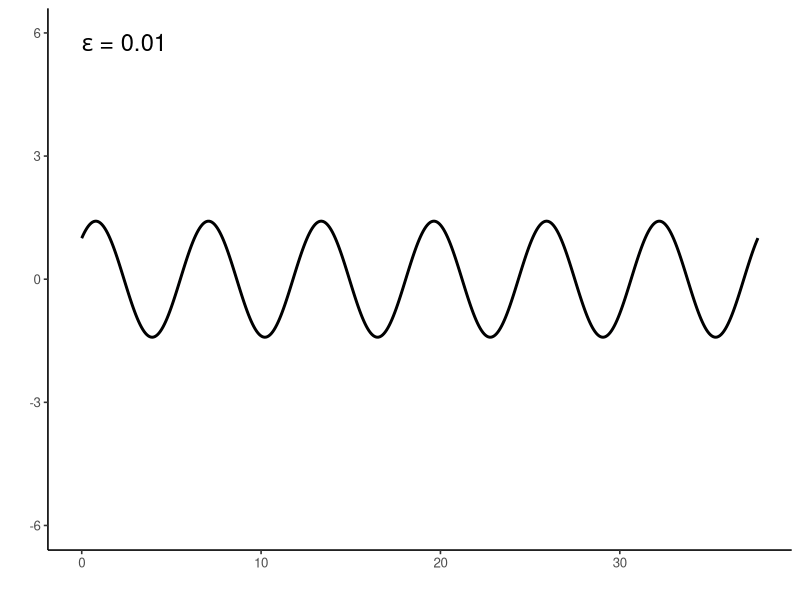
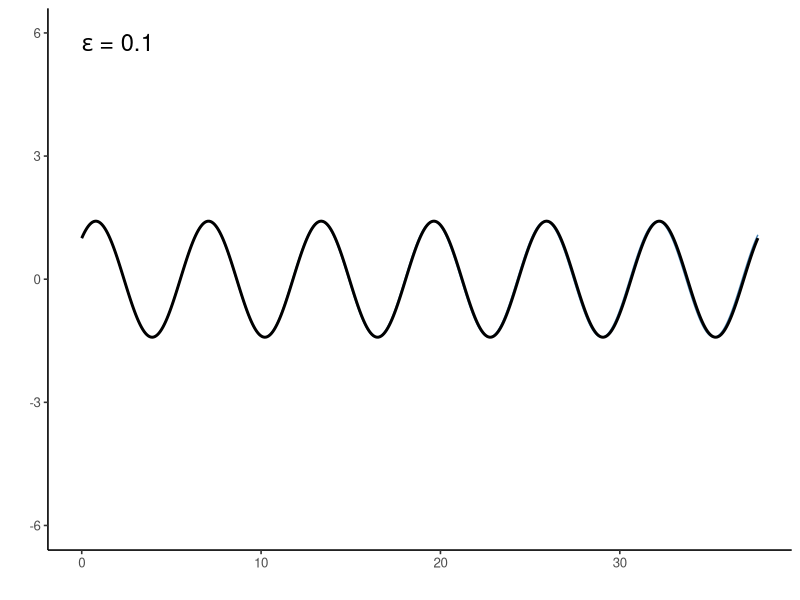
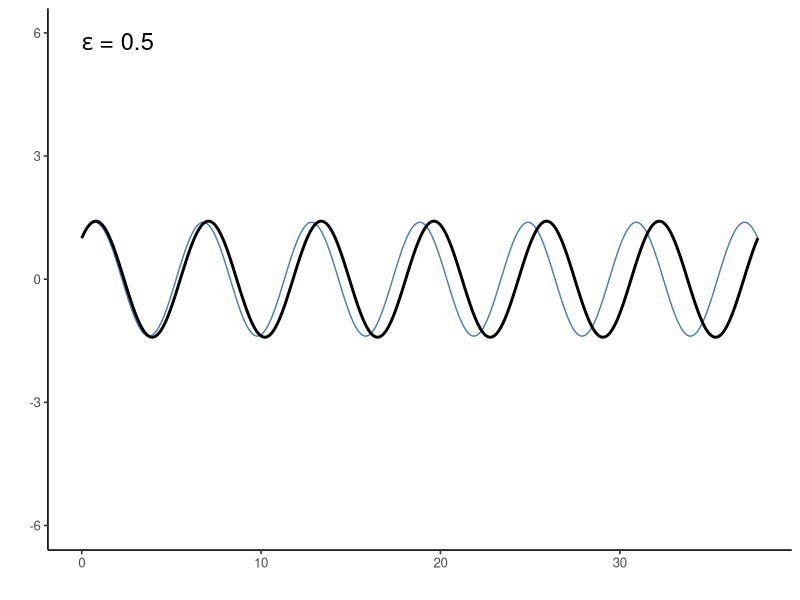
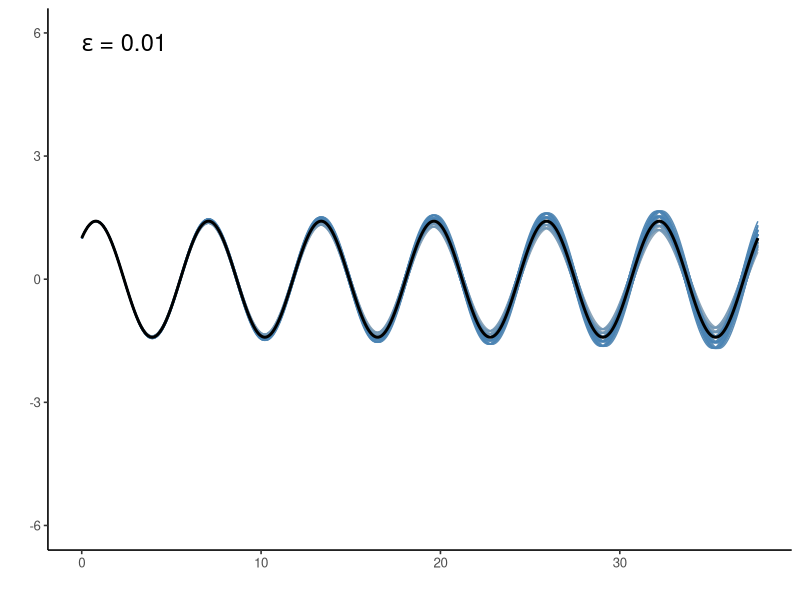
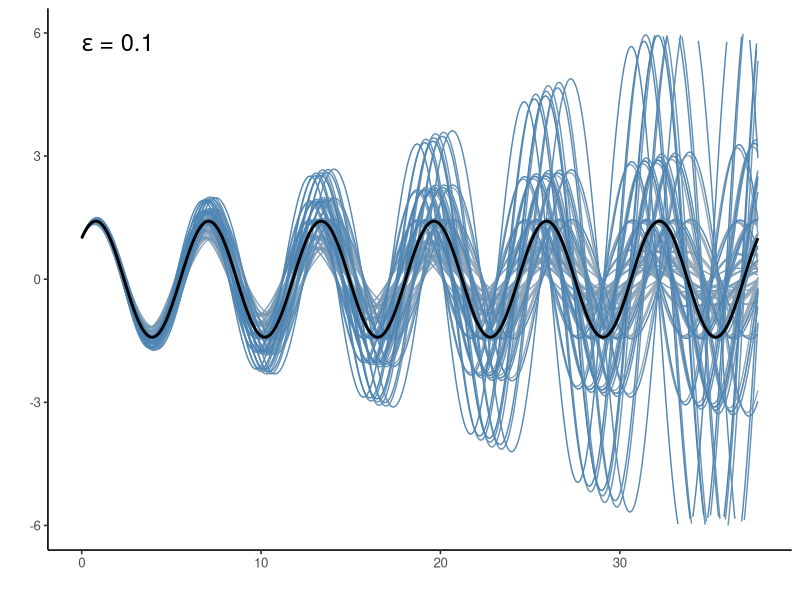
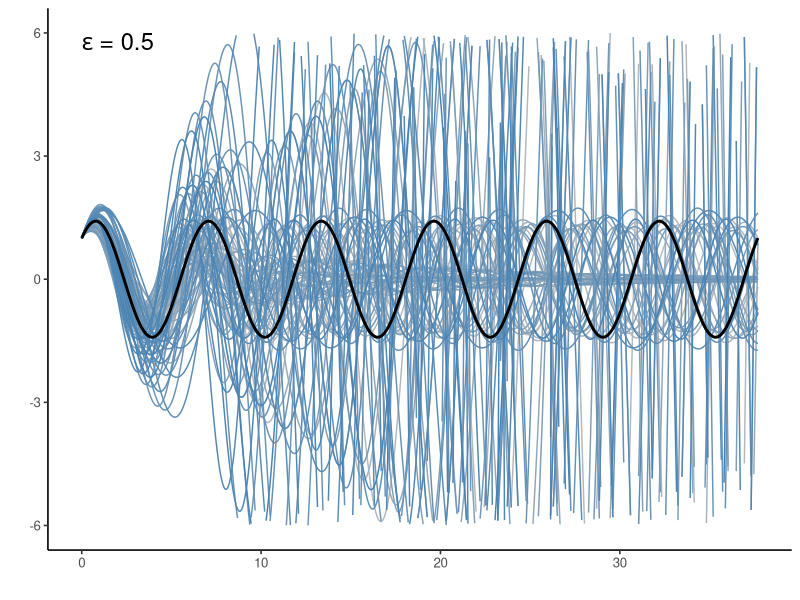

Write the R code that produced these figures, in order. (Note: this script raises an error after producing the figures.)
library(expm)
library(grid)
library(gridExtra)
library(ggplot2)
library(ggpubr)
library(reshape2)

A0 <- matrix(c(0,-1,1,0), nrow=2)
B <- matrix(c(1,1), ncol=1)
C <- matrix(c(1,0), nrow=1)

A_fn <- function (tau) { 
    matrix(c(tau/(tau+1), -(2*tau*(tau+1)+1)/(tau+1), 
             1/(tau+1), -tau/(tau+1)), nrow=2) 
}

tt <- seq(0,6*2*pi, length.out=500)

h <- function (t,tau=0,A=A_fn(tau)) { sapply(t, function (tt) C %*% expm(tt*A) %*% B) }


F1 <- function (tau1,tau2) { (A_fn(tau1)+A_fn(tau2))/2 }

get_F2s <- function(tau1, tau2) 
{
    vc <- function(tau1, tau2, x, y) 
    {
        out <- c(A_fn(tau1)[x,y], A_fn(tau2)[x,y])
        return(out)
    }
    mlist <- list()
    count <- 1
    for (i in 1:2) 
    {
        for (j in 1:2) 
        {
            for (k in 1:2) 
            {
                for (l in 1:2)
                {
                    mlist[[count]] <- matrix(c(vc(tau1, tau2, 1, 1)[i], vc(tau1, tau2, 2, 1)[j], vc(tau1, tau2, 1, 2)[k], vc(tau1, tau2, 2, 2)[l]),2,2)
                    count <- count + 1
                }
            }
        }
    }
    f2list <- list()
    count2 <- 1
    for(i in 1:length(mlist)) 
    {
        for (j in 1:length(mlist))
        {
            f2list[[count2]] <- (mlist[[i]] + mlist[[j]])/2
            count2 <- count2 + 1
        }
    }
    return(unique(f2list))
}


hhf0 <- sapply( list(A_fn(0), A_fn(0)), function (A) { sapply(tt, h, A=A) } )

hhf1_1 <- sapply( list(A_fn(0), A_fn(0.01), F1(0, 0.01)), function (A) { sapply(tt, h, A=A) } )
hhf1_2 <- sapply( list(A_fn(0), A_fn(0.1), F1(0, 0.1)), function (A) { sapply(tt, h, A=A) } )
hhf1_3 <- sapply( list(A_fn(0), A_fn(0.5), F1(0, 0.5)), function (A) { sapply(tt, h, A=A) } )

hhf2_1 <- sapply( get_F2s(0, 0.01), function (A) { sapply(tt, h, A=A) } )
hhf2_2 <- sapply( get_F2s(0, 0.1), function (A) { sapply(tt, h, A=A) } )
hhf2_3 <- sapply( get_F2s(0, 0.5), function (A) { sapply(tt, h, A=A) } )



cf <- colorRampPalette(colors = c("grey", "steelblue"))
#cf <- colorRampPalette(colors = palette())
hx <- data.frame("value"=hhf0[,1], "time"=tt, "variable"="parent")

#F1s 

k <- data.frame(hhf1_1)
k$time <- tt
pl11 <- (melt(k, id.vars = "time")) %>% ggplot(aes(x=time, y=value, group=variable, col=variable)) + 
    geom_line() + theme_classic(12) + theme(legend.position = "none") + 
    scale_color_manual(values = cf(3)) + ylim(c(-6,6)) + xlab("") + ylab("") +
    geom_line(data=hx, aes(x=time, y=value), color="black", size=1) + 
    annotate(geom = "text", label=expression(paste(epsilon, " = 0.01")), x=0, y=6, hjust=0, vjust=1, size=6)

k <- data.frame(hhf1_2)
k$time <- tt
pl12 <- (melt(k, id.vars = "time")) %>% ggplot(aes(x=time, y=value, group=variable, col=variable)) + 
    geom_line() + theme_classic(12) + theme(legend.position = "none") + 
    scale_color_manual(values = cf(3)) + ylim(c(-6,6)) + xlab("") + ylab("") + 
    geom_line(data=hx, aes(x=time, y=value), color="black", size=1) + 
    annotate(geom = "text", label=expression(paste(epsilon, " = 0.1")), x=0, y=6, hjust=0, vjust=1, size=6)

k <- data.frame(hhf1_3)
k$time <- tt
pl13 <- (melt(k, id.vars = "time")) %>% ggplot(aes(x=time, y=value, group=variable, col=variable)) + 
    geom_line() + theme_classic(12) + theme(legend.position = "none") + 
    scale_color_manual(values = cf(3)) + ylim(c(-6,6)) + xlab("") + ylab("") +
    geom_line(data=hx, aes(x=time, y=value), color="black", size=1) + 
    annotate(geom = "text", label=expression(paste(epsilon, " = 0.5")), x=0, y=6, hjust=0, vjust=1, size=6)

#F2s 
k <- data.frame(hhf2_1)
k$time <- tt
pl21 <- (melt(k, id.vars = "time")) %>% ggplot(aes(x=time, y=value, group=variable, col=variable)) + 
    geom_line() + theme_classic(12) + theme(legend.position = "none") + 
    scale_color_manual(values = cf(81)) + ylim(c(-6,6)) + xlab("") + ylab("") +
    geom_line(data=hx, aes(x=time, y=value), color="black", size=1) + 
    annotate(geom = "text", label=expression(paste(epsilon, " = 0.01")), x=0, y=6, hjust=0, vjust=1, size=6)

k <- data.frame(hhf2_2)
k$time <- tt
pl22 <- (melt(k, id.vars = "time")) %>% ggplot(aes(x=time, y=value, group=variable, col=variable)) + 
    geom_line() + theme_classic(12) + theme(legend.position = "none") + 
    scale_color_manual(values = cf(81)) + ylim(c(-6,6)) + xlab("") + ylab("") +
    geom_line(data=hx, aes(x=time, y=value), color="black", size=1) + 
    annotate(geom = "text", label=expression(paste(epsilon, " = 0.1")), x=0, y=6, hjust=0, vjust=1, size=6)

k <- data.frame(hhf2_3)
k$time <- tt
pl23 <- (melt(k, id.vars = "time")) %>% ggplot(aes(x=time, y=value, group=variable, col=variable)) + 
    geom_line() + theme_classic(12) + theme(legend.position = "none") + 
    scale_color_manual(values = cf(81)) + ylim(c(-6,6)) + xlab("") + ylab("") +
    geom_line(data=hx, aes(x=time, y=value), color="black", size=1) + 
    annotate(geom = "text", label=expression(paste(epsilon, " = 0.5")), x=0, y=6, hjust=0, vjust=1, size=6)

tr.grob <- textGrob(bquote(F[2]), 
                    gp=gpar(fontface="bold", col="black", fontsize=24))
tl.grob <- textGrob(bquote(F[1]), 
                    gp=gpar(fontface="bold", col="black", fontsize=24))
x.grob <- textGrob("time", 
                   gp=gpar(col="black", fontsize=18))
y.grob <- textGrob("phenotype", 
                   gp=gpar(col="black", fontsize=18), rot = 90)

k1 <- plot_grid(pl11, pl12, pl13, ncol=1)
k2 <- plot_grid(pl21, pl22, pl23, ncol=1)

k11 <- grid.arrange(k1, top=tl.grob)
k22 <- grid.arrange(k2, top=tr.grob)

k0 <- plot_grid(k11, k22, nrow = 1)
k00 <- grid.arrange(k0, bottom=x.grob, left=y.grob)
